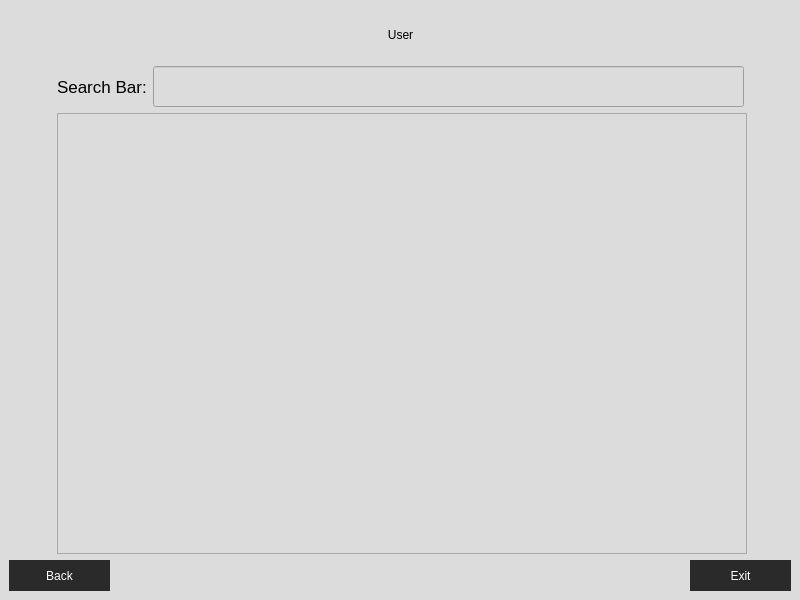
<?xml version="1.0" encoding="UTF-8"?>
<ui version="4.0">
 <class>User_Screen</class>
 <widget class="QMainWindow" name="User_Screen">
  <property name="geometry">
   <rect>
    <x>0</x>
    <y>0</y>
    <width>800</width>
    <height>600</height>
   </rect>
  </property>
  <property name="windowTitle">
   <string>MainWindow</string>
  </property>
  <property name="styleSheet">
   <string notr="true">background-color:rgb(220, 220, 220);</string>
  </property>
  <widget class="QWidget" name="centralwidget">
   <layout class="QVBoxLayout" name="verticalLayout">
    <item>
     <layout class="QHBoxLayout" name="horizontalLayout_4">
      <item>
       <spacer name="horizontalSpacer_6">
        <property name="orientation">
         <enum>Qt::Orientation::Horizontal</enum>
        </property>
        <property name="sizeHint" stdset="0">
         <size>
          <width>328</width>
          <height>20</height>
         </size>
        </property>
       </spacer>
      </item>
      <item>
       <widget class="QPushButton" name="Ttile">
        <property name="minimumSize">
         <size>
          <width>111</width>
          <height>51</height>
         </size>
        </property>
        <property name="styleSheet">
         <string notr="true">QPushButton
{
	color:BLACK;
	background-color:rgb(220, 220, 220);
	border:none;
	font: 700 35pt &quot;Britannic&quot;;
}

QPushButton:hover
{
	color:WHITE;
	background-color:rgb(220, 220, 220);
	border:none;
	font: 700 35pt &quot;Britannic&quot;;
}</string>
        </property>
        <property name="text">
         <string>User</string>
        </property>
       </widget>
      </item>
      <item>
       <spacer name="horizontalSpacer_7">
        <property name="orientation">
         <enum>Qt::Orientation::Horizontal</enum>
        </property>
        <property name="sizeHint" stdset="0">
         <size>
          <width>328</width>
          <height>20</height>
         </size>
        </property>
       </spacer>
      </item>
     </layout>
    </item>
    <item>
     <layout class="QHBoxLayout" name="horizontalLayout_3">
      <item>
       <spacer name="horizontalSpacer_3">
        <property name="orientation">
         <enum>Qt::Orientation::Horizontal</enum>
        </property>
        <property name="sizeHint" stdset="0">
         <size>
          <width>45</width>
          <height>17</height>
         </size>
        </property>
       </spacer>
      </item>
      <item>
       <widget class="QLabel" name="Search_label">
        <property name="minimumSize">
         <size>
          <width>90</width>
          <height>30</height>
         </size>
        </property>
        <property name="styleSheet">
         <string notr="true">Color:BLACK;
Font:17px;</string>
        </property>
        <property name="text">
         <string>Search Bar:</string>
        </property>
       </widget>
      </item>
      <item>
       <widget class="QLineEdit" name="Search_Bar">
        <property name="minimumSize">
         <size>
          <width>591</width>
          <height>41</height>
         </size>
        </property>
        <property name="styleSheet">
         <string notr="true">font:17px;
color:BLACK;</string>
        </property>
       </widget>
      </item>
      <item>
       <spacer name="horizontalSpacer_4">
        <property name="orientation">
         <enum>Qt::Orientation::Horizontal</enum>
        </property>
        <property name="sizeHint" stdset="0">
         <size>
          <width>28</width>
          <height>17</height>
         </size>
        </property>
       </spacer>
      </item>
     </layout>
    </item>
    <item>
     <layout class="QHBoxLayout" name="horizontalLayout_2">
      <item>
       <spacer name="horizontalSpacer">
        <property name="orientation">
         <enum>Qt::Orientation::Horizontal</enum>
        </property>
        <property name="sizeHint" stdset="0">
         <size>
          <width>48</width>
          <height>20</height>
         </size>
        </property>
       </spacer>
      </item>
      <item>
       <widget class="QListWidget" name="listWidget">
        <property name="minimumSize">
         <size>
          <width>690</width>
          <height>400</height>
         </size>
        </property>
        <property name="styleSheet">
         <string notr="true">font:15px;
color:BLACK;</string>
        </property>
       </widget>
      </item>
      <item>
       <spacer name="horizontalSpacer_2">
        <property name="orientation">
         <enum>Qt::Orientation::Horizontal</enum>
        </property>
        <property name="sizeHint" stdset="0">
         <size>
          <width>38</width>
          <height>20</height>
         </size>
        </property>
       </spacer>
      </item>
     </layout>
    </item>
    <item>
     <layout class="QHBoxLayout" name="horizontalLayout">
      <item>
       <widget class="QPushButton" name="Back_Button">
        <property name="minimumSize">
         <size>
          <width>101</width>
          <height>31</height>
         </size>
        </property>
        <property name="styleSheet">
         <string notr="true">QPushButton
{
	color:WHITE;
	background-color:rgb(42, 42, 42);
	border:none;
	font: 700 15pt &quot;Simple Jut Out&quot;;
}

QPushButton:hover
{
	color:WHITE;
	background-color:rgb(55, 55, 55);
	border:none;
	font: 700 15pt &quot;Simple Jut Out&quot;;
}

QPushButton:pressed
{
	color:WHITE;
	background-color:rgb(42, 42, 42);
	border:none;
	font: 700 15pt &quot;Simple Jut Out&quot;;
}</string>
        </property>
        <property name="text">
         <string>Back</string>
        </property>
       </widget>
      </item>
      <item>
       <spacer name="horizontalSpacer_5">
        <property name="orientation">
         <enum>Qt::Orientation::Horizontal</enum>
        </property>
        <property name="sizeHint" stdset="0">
         <size>
          <width>568</width>
          <height>28</height>
         </size>
        </property>
       </spacer>
      </item>
      <item>
       <widget class="QPushButton" name="Exit_Button">
        <property name="minimumSize">
         <size>
          <width>101</width>
          <height>31</height>
         </size>
        </property>
        <property name="styleSheet">
         <string notr="true">QPushButton
{
	color:WHITE;
	background-color:rgb(42, 42, 42);
	border:none;
	font: 700 15pt &quot;Simple Jut Out&quot;;
}

QPushButton:hover
{
	color:WHITE;
	background-color:rgb(55, 55, 55);
	border:none;
	font: 700 15pt &quot;Simple Jut Out&quot;;
}

QPushButton:pressed
{
	color:WHITE;
	background-color:rgb(42, 42, 42);
	border:none;
	font: 700 15pt &quot;Simple Jut Out&quot;;
}</string>
        </property>
        <property name="text">
         <string>Exit</string>
        </property>
       </widget>
      </item>
     </layout>
    </item>
   </layout>
  </widget>
 </widget>
 <resources/>
 <connections/>
</ui>
